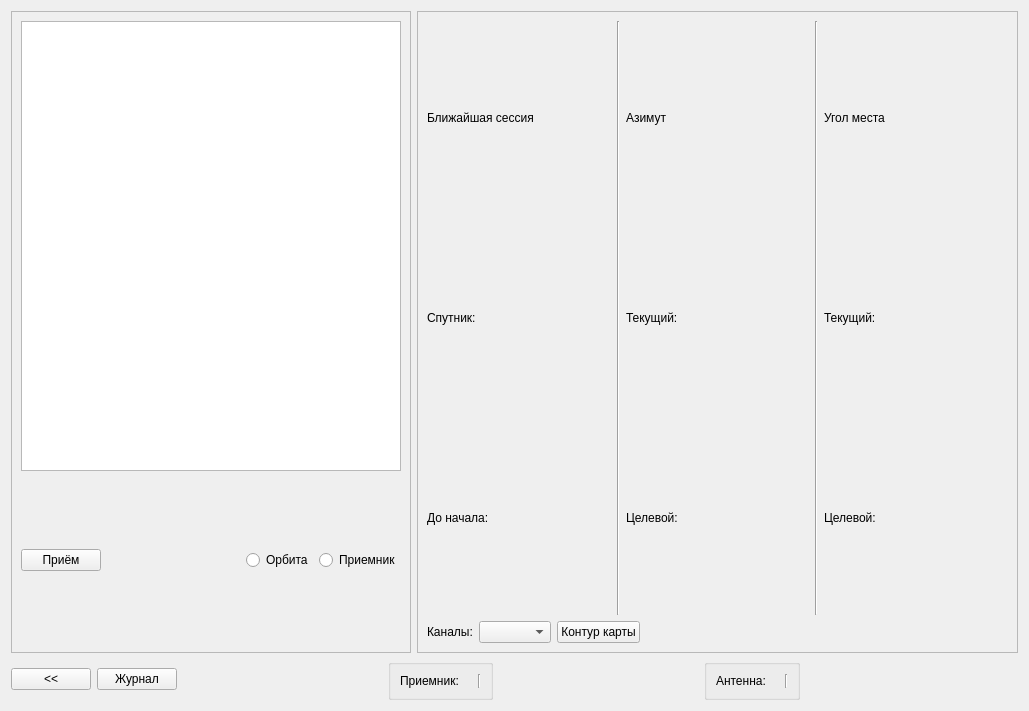
<?xml version="1.0" encoding="UTF-8"?>
<ui version="4.0">
 <class>SessionsWidget</class>
 <widget class="QWidget" name="SessionsWidget">
  <property name="enabled">
   <bool>true</bool>
  </property>
  <property name="geometry">
   <rect>
    <x>0</x>
    <y>0</y>
    <width>1029</width>
    <height>711</height>
   </rect>
  </property>
  <property name="sizePolicy">
   <sizepolicy hsizetype="Minimum" vsizetype="Ignored">
    <horstretch>0</horstretch>
    <verstretch>0</verstretch>
   </sizepolicy>
  </property>
  <property name="windowTitle">
   <string>Сеансы</string>
  </property>
  <layout class="QGridLayout" name="gridLayout">
   <item row="0" column="0">
    <widget class="QFrame" name="iSessionsGbox">
     <property name="sizePolicy">
      <sizepolicy hsizetype="Preferred" vsizetype="Preferred">
       <horstretch>2</horstretch>
       <verstretch>0</verstretch>
      </sizepolicy>
     </property>
     <property name="frameShape">
      <enum>QFrame::StyledPanel</enum>
     </property>
     <property name="frameShadow">
      <enum>QFrame::Raised</enum>
     </property>
     <layout class="QVBoxLayout" name="iSessionVbox">
      <item>
       <widget class="QGraphicsView" name="satelliteTrackerMap">
        <property name="maximumSize">
         <size>
          <width>16777215</width>
          <height>450</height>
         </size>
        </property>
        <property name="focusPolicy">
         <enum>Qt::NoFocus</enum>
        </property>
        <property name="verticalScrollBarPolicy">
         <enum>Qt::ScrollBarAlwaysOff</enum>
        </property>
        <property name="horizontalScrollBarPolicy">
         <enum>Qt::ScrollBarAlwaysOff</enum>
        </property>
        <property name="interactive">
         <bool>false</bool>
        </property>
       </widget>
      </item>
      <item>
       <layout class="QHBoxLayout" name="horizontalLayout">
        <item>
         <widget class="QPushButton" name="receiveCtrlBtn">
          <property name="text">
           <string>Приём</string>
          </property>
         </widget>
        </item>
        <item>
         <spacer name="iMapControlLeftSpace">
          <property name="orientation">
           <enum>Qt::Horizontal</enum>
          </property>
          <property name="sizeHint" stdset="0">
           <size>
            <width>10</width>
            <height>20</height>
           </size>
          </property>
         </spacer>
        </item>
        <item>
         <widget class="QRadioButton" name="orbitaRbtn">
          <property name="sizePolicy">
           <sizepolicy hsizetype="Minimum" vsizetype="Minimum">
            <horstretch>0</horstretch>
            <verstretch>0</verstretch>
           </sizepolicy>
          </property>
          <property name="text">
           <string>Орбита</string>
          </property>
         </widget>
        </item>
        <item>
         <widget class="QRadioButton" name="receiverRbtn">
          <property name="sizePolicy">
           <sizepolicy hsizetype="Minimum" vsizetype="Minimum">
            <horstretch>0</horstretch>
            <verstretch>0</verstretch>
           </sizepolicy>
          </property>
          <property name="text">
           <string>Приемник</string>
          </property>
         </widget>
        </item>
       </layout>
      </item>
     </layout>
    </widget>
   </item>
   <item row="0" column="1">
    <widget class="QFrame" name="iChannelsGbox">
     <property name="sizePolicy">
      <sizepolicy hsizetype="Preferred" vsizetype="Preferred">
       <horstretch>3</horstretch>
       <verstretch>0</verstretch>
      </sizepolicy>
     </property>
     <property name="frameShape">
      <enum>QFrame::StyledPanel</enum>
     </property>
     <property name="frameShadow">
      <enum>QFrame::Raised</enum>
     </property>
     <layout class="QVBoxLayout" name="iChannelsVbox">
      <item>
       <layout class="QHBoxLayout" name="horizontalLayout_3">
        <item>
         <layout class="QGridLayout" name="gridLayout_2">
          <item row="0" column="0" colspan="3">
           <widget class="QLabel" name="nearGbox">
            <property name="text">
             <string>Ближайшая сессия</string>
            </property>
           </widget>
          </item>
          <item row="1" column="0">
           <widget class="QLabel" name="iNearSatTitleLbl">
            <property name="text">
             <string>Спутник:</string>
            </property>
           </widget>
          </item>
          <item row="1" column="1" colspan="2">
           <widget class="QLabel" name="nearSatLbl">
            <property name="text">
             <string/>
            </property>
            <property name="alignment">
             <set>Qt::AlignRight|Qt::AlignTrailing|Qt::AlignVCenter</set>
            </property>
           </widget>
          </item>
          <item row="2" column="0" colspan="2">
           <widget class="QLabel" name="nearTimerTitleLbl">
            <property name="text">
             <string>До начала:</string>
            </property>
           </widget>
          </item>
          <item row="2" column="2">
           <widget class="QLabel" name="nearTimerLbl">
            <property name="text">
             <string/>
            </property>
            <property name="alignment">
             <set>Qt::AlignRight|Qt::AlignTrailing|Qt::AlignVCenter</set>
            </property>
           </widget>
          </item>
         </layout>
        </item>
        <item>
         <widget class="Line" name="line">
          <property name="orientation">
           <enum>Qt::Vertical</enum>
          </property>
         </widget>
        </item>
        <item>
         <layout class="QGridLayout" name="gridLayout_3">
          <item row="0" column="0" colspan="2">
           <widget class="QLabel" name="label_2">
            <property name="text">
             <string>Азимут</string>
            </property>
           </widget>
          </item>
          <item row="1" column="0">
           <widget class="QLabel" name="iAzimutTryTitleLbl">
            <property name="text">
             <string>Текущий:</string>
            </property>
           </widget>
          </item>
          <item row="1" column="1">
           <widget class="QLabel" name="azimutTryLbl">
            <property name="text">
             <string/>
            </property>
            <property name="alignment">
             <set>Qt::AlignRight|Qt::AlignTrailing|Qt::AlignVCenter</set>
            </property>
           </widget>
          </item>
          <item row="2" column="0">
           <widget class="QLabel" name="iAzimutSendTitleLbl">
            <property name="text">
             <string>Целевой:</string>
            </property>
           </widget>
          </item>
          <item row="2" column="1">
           <widget class="QLabel" name="azimutSendLbl">
            <property name="text">
             <string/>
            </property>
            <property name="alignment">
             <set>Qt::AlignRight|Qt::AlignTrailing|Qt::AlignVCenter</set>
            </property>
           </widget>
          </item>
         </layout>
        </item>
        <item>
         <widget class="Line" name="line_2">
          <property name="orientation">
           <enum>Qt::Vertical</enum>
          </property>
         </widget>
        </item>
        <item>
         <layout class="QGridLayout" name="gridLayout_6">
          <item row="0" column="0" colspan="2">
           <widget class="QLabel" name="label">
            <property name="text">
             <string>Угол места</string>
            </property>
           </widget>
          </item>
          <item row="1" column="0">
           <widget class="QLabel" name="iElevationTryTitleLbl">
            <property name="text">
             <string>Текущий:</string>
            </property>
           </widget>
          </item>
          <item row="1" column="1">
           <widget class="QLabel" name="elevationTryLbl">
            <property name="text">
             <string/>
            </property>
            <property name="alignment">
             <set>Qt::AlignRight|Qt::AlignTrailing|Qt::AlignVCenter</set>
            </property>
           </widget>
          </item>
          <item row="2" column="0">
           <widget class="QLabel" name="iElevationSendTitleLbl">
            <property name="text">
             <string>Целевой:</string>
            </property>
           </widget>
          </item>
          <item row="2" column="1">
           <widget class="QLabel" name="elevationSendLbl">
            <property name="text">
             <string/>
            </property>
            <property name="alignment">
             <set>Qt::AlignRight|Qt::AlignTrailing|Qt::AlignVCenter</set>
            </property>
           </widget>
          </item>
         </layout>
        </item>
       </layout>
      </item>
      <item>
       <layout class="QHBoxLayout" name="horizontalLayout_2">
        <item>
         <widget class="QLabel" name="instrumentLbl">
          <property name="text">
           <string>Каналы:</string>
          </property>
         </widget>
        </item>
        <item>
         <widget class="QComboBox" name="channelsCbox"/>
        </item>
        <item>
         <widget class="QPushButton" name="mapBtn">
          <property name="text">
           <string>Контур карты</string>
          </property>
         </widget>
        </item>
        <item>
         <spacer name="iBtnSpace">
          <property name="orientation">
           <enum>Qt::Horizontal</enum>
          </property>
          <property name="sizeHint" stdset="0">
           <size>
            <width>40</width>
            <height>20</height>
           </size>
          </property>
         </spacer>
        </item>
       </layout>
      </item>
     </layout>
    </widget>
   </item>
   <item row="1" column="0" colspan="2">
    <layout class="QHBoxLayout" name="horizontalLayout_4">
     <item>
      <widget class="QPushButton" name="asideBtn">
       <property name="sizePolicy">
        <sizepolicy hsizetype="Maximum" vsizetype="Maximum">
         <horstretch>0</horstretch>
         <verstretch>0</verstretch>
        </sizepolicy>
       </property>
       <property name="text">
        <string>&lt;&lt;</string>
       </property>
       <property name="checkable">
        <bool>false</bool>
       </property>
       <property name="default">
        <bool>false</bool>
       </property>
       <property name="flat">
        <bool>false</bool>
       </property>
      </widget>
     </item>
     <item>
      <widget class="QPushButton" name="logBtn">
       <property name="text">
        <string>Журнал</string>
       </property>
      </widget>
     </item>
     <item>
      <spacer name="horizontalSpacer">
       <property name="orientation">
        <enum>Qt::Horizontal</enum>
       </property>
       <property name="sizeHint" stdset="0">
        <size>
         <width>40</width>
         <height>20</height>
        </size>
       </property>
      </spacer>
     </item>
     <item>
      <widget class="QGroupBox" name="iReceiverGbox">
       <property name="sizePolicy">
        <sizepolicy hsizetype="Preferred" vsizetype="Maximum">
         <horstretch>0</horstretch>
         <verstretch>0</verstretch>
        </sizepolicy>
       </property>
       <property name="flat">
        <bool>true</bool>
       </property>
       <layout class="QHBoxLayout" name="iReceiverHbox">
        <item>
         <widget class="QLabel" name="iReceiverLbl">
          <property name="text">
           <string>Приемник:</string>
          </property>
         </widget>
        </item>
        <item>
         <widget class="QLabel" name="receiverMsgLbl">
          <property name="text">
           <string/>
          </property>
         </widget>
        </item>
        <item>
         <widget class="Line" name="iSplitRecvAnt">
          <property name="orientation">
           <enum>Qt::Vertical</enum>
          </property>
         </widget>
        </item>
       </layout>
      </widget>
     </item>
     <item>
      <spacer name="horizontalSpacer_2">
       <property name="orientation">
        <enum>Qt::Horizontal</enum>
       </property>
       <property name="sizeHint" stdset="0">
        <size>
         <width>40</width>
         <height>20</height>
        </size>
       </property>
      </spacer>
     </item>
     <item>
      <widget class="QGroupBox" name="iAntennaGbox">
       <property name="sizePolicy">
        <sizepolicy hsizetype="Preferred" vsizetype="Maximum">
         <horstretch>0</horstretch>
         <verstretch>0</verstretch>
        </sizepolicy>
       </property>
       <property name="flat">
        <bool>true</bool>
       </property>
       <layout class="QHBoxLayout" name="iAntennaHbox">
        <item>
         <widget class="QLabel" name="iAntennaLbl">
          <property name="text">
           <string>Антенна:</string>
          </property>
         </widget>
        </item>
        <item>
         <widget class="QLabel" name="antennaMsgLbl">
          <property name="text">
           <string/>
          </property>
         </widget>
        </item>
        <item>
         <widget class="Line" name="iSplitAntProgress">
          <property name="orientation">
           <enum>Qt::Vertical</enum>
          </property>
         </widget>
        </item>
       </layout>
      </widget>
     </item>
     <item>
      <spacer name="iTimeSpacer">
       <property name="orientation">
        <enum>Qt::Horizontal</enum>
       </property>
       <property name="sizeType">
        <enum>QSizePolicy::Expanding</enum>
       </property>
       <property name="sizeHint" stdset="0">
        <size>
         <width>40</width>
         <height>20</height>
        </size>
       </property>
      </spacer>
     </item>
     <item>
      <widget class="QLabel" name="dataTimeLbl">
       <property name="sizePolicy">
        <sizepolicy hsizetype="Maximum" vsizetype="Preferred">
         <horstretch>0</horstretch>
         <verstretch>0</verstretch>
        </sizepolicy>
       </property>
       <property name="text">
        <string/>
       </property>
       <property name="alignment">
        <set>Qt::AlignCenter</set>
       </property>
      </widget>
     </item>
    </layout>
   </item>
  </layout>
 </widget>
 <resources/>
 <connections/>
</ui>
